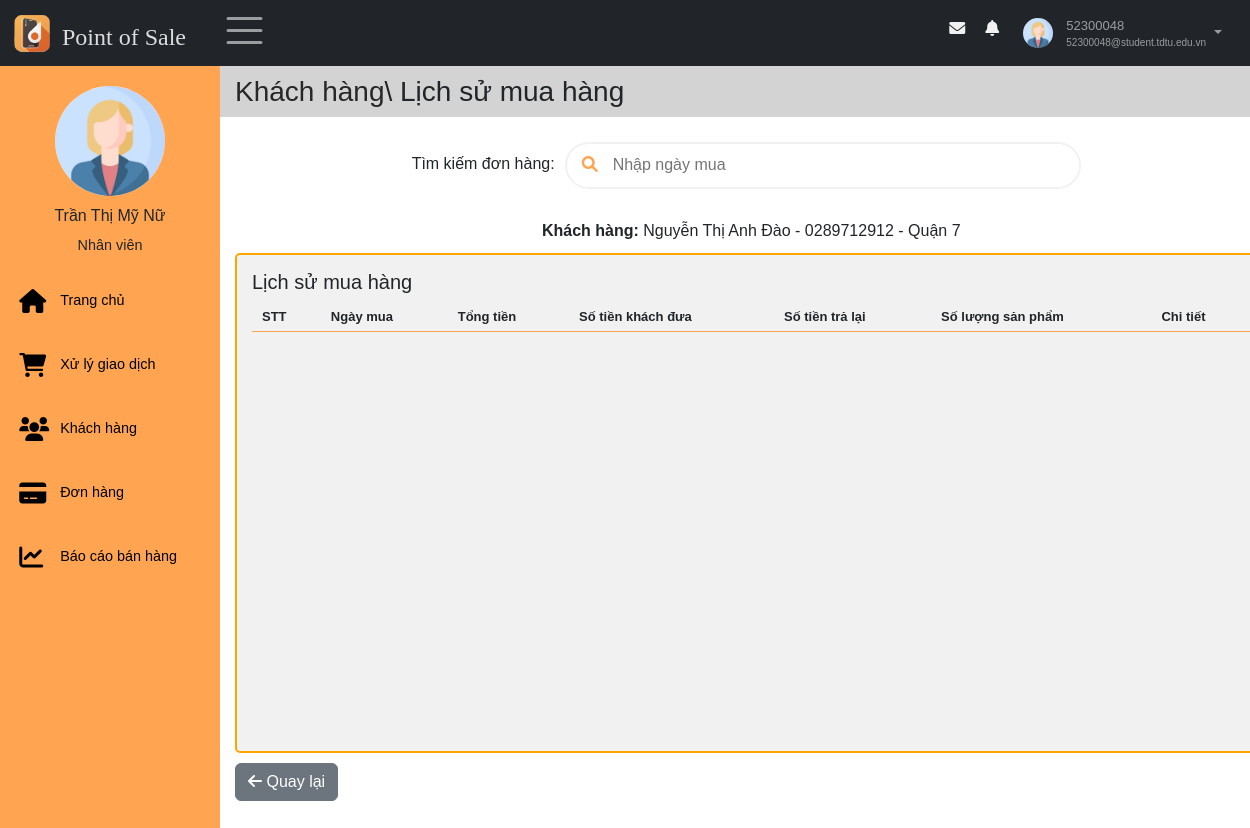
/source/TrangNhanVien/index.php?sidebar=khachhang&idlskh=2 (signed in), run on the app's committed database.
### tables this page shows
CREATE TABLE `nhanvien` (
  `id` int(11) NOT NULL,
  `hoten` varchar(50) NOT NULL,
  `email` varchar(100) NOT NULL,
  `gioitinh` enum('Nữ','Nam') DEFAULT NULL,
  `sdt` varchar(11) DEFAULT NULL,
  `ngaysinh` date DEFAULT NULL,
  `diachi` varchar(100) DEFAULT NULL,
  `img` varchar(50) DEFAULT NULL
);

CREATE TABLE `khachhang` (
  `id` int(11) NOT NULL,
  `hoten` varchar(50) NOT NULL,
  `diachi` text NOT NULL,
  `sdt` varchar(11) NOT NULL,
  `ngaytao` timestamp NOT NULL DEFAULT current_timestamp()
);

### source/TrangNhanVien/modules/quanlyhoso/getProfileNV.php (called while the page is built, shortened)
<?php
    $conn = connectDB();
    if(empty($_SESSION["id"])) {
        header("Location: ../index.php");
        exit();
    }else{
        $sql = "SELECT * FROM nhanvien WHERE id =" . $_SESSION["id"];
    }
    $result = $conn->query($sql);
    if ($result->num_rows > 0) {
        $row = $result->fetch_assoc();
        $profile_name =  $row["hoten"]??"";
        $profile_img = $row["img"]??"";
    }
?>

### source/TrangNhanVien/modules/khachhang/hienthikh.php (the view, shortened to what this page needs)
<?php
    $id = $_GET['idlskh'];
    $conn = connectDB();
    $sql = "SELECT * FROM khachhang WHERE id =" .$id;
    $result = $conn->query($sql);
    if ($result->num_rows > 0) {
        $row = $result->fetch_assoc();
        echo "<b>Khách hàng: </b>" . $row["hoten"]. " - ".$row["sdt"]. " - ".$row["diachi"];
    }
?>

### source/TrangNhanVien/pages/nav.php (shortened to what this page needs)
<nav class="navbar navbar-expand-sm bg-dark navbar-dark fixed-top" id="nav">
    <div class="container-fluid">
        <div class="leftnav justify-content-start">
            <a class="logo navbar-brand" href="index.php" data-bs-toggle="tooltip"  title="Về trang chủ">
                <img src="../images/logo.ico" alt="Logo" style="width:40px;" >
                <h4>Point of Sale</h4>
            </a>
            <div class="openclose"><span class="navbar-toggler-icon" style="font-size:30px;cursor:pointer" onclick="open_closeNav() " class = "las la-bars"></span>  </div>
        </div>
        <div class="rightnav justify-content-end">
            <ul  class=" navbar-nav" >
                <li class="nav-item">
                    <a  href="#">
                    <span class = "fa fa-fw fa-envelope"></span>
                    </a></li>
                <li class="nav-item">
                    <a  href="#">
                    <span class = "fa fa-bell"></span>
                    </a></li>
                <li class="nav-item dropdown">
                        <a id="nav-user" class="nav-link dropdown-toggle" href="#" role="button" data-bs-toggle="dropdown">
                            <?php
                            if (empty($profile_img) || $profile_img == "") {
                                $avtPath = "../images/user.jpg";
                            } else {
                                $avtPath = "modules/quanlyhoso/imagesNV/" . $profile_img;
                            }
                            ?>
                            <img id="nav-avatar" src = "<?=$avtPath?>" height = "30px"  width = "30px" alt = "Avatar">
                            <div class="infor">
                                <p id ="user"><?= $_SESSION["username"]?></p>
                                <p id="email"><?= $_SESSION["email"]?></p>
                            </div>
                        </a>
                </li>
            </ul>
        </div>
    </div>
</nav>

### source/TrangNhanVien/pages/main/sidebar.php (shortened to what this page needs)
<div class="sidebar"  id="mySidebar" >
    <div class="sidebar-user">
        <img src="<?=$avtPath?>" height = "70px"  width = "70px" alt = "">
            <div>
                <h3><?=$profile_name?></h3>
                <span><?=$_SESSION['role']?></span>
        </div>
    </div>
    <div class="sidebar-menu">
        <ul >
            <li class="item">
                <a class="link" href="index.php">
                    <span class = "fa fa-home"></span>
                    <p class="item-sidebar">Trang chủ</p>
                </a>
            </li>
            <li class="item">
                <a class="link" href="index.php?sidebar=giaodich">
                    <span class = "fa fa-shopping-cart"></span>
                    <p class="item-sidebar">Xử lý giao dịch </p>
                </a>
            </li>
            <li class="item">
                <a class="link" href="index.php?sidebar=khachhang" >
                    <span class = "fa fa-users"></span>
                    <p class="item-sidebar">Khách hàng</p>
                </a>
            </li>
            <li class="item">
                <a class="link" href="index.php?sidebar=donhang">
                    <span class = "fa fa-credit-card"></span>
                    <p class="item-sidebar">Đơn hàng  </p>
                </a>
            </li>
            <li class="item">
                <a class="link" href="index.php?sidebar=baocao">
                    <span class = "fa fa-line-chart"></span>
                    <p class="item-sidebar">Báo cáo bán hàng  </p>
                </a>
            </li>
        </ul>
    </div>
</div>

### source/TrangNhanVien/style.css (style rules this page uses)
* { font-family: 'Poppins', sans-serif; box-sizing: border-box; text-decoration: none; list-style-type: none; padding: 0; margin: 0; }
.sidebar-user { margin-top: 1rem; text-align: center; }
.sidebar-user img { width: 110px; height: 110px; border-radius: 50%; margin-bottom: 10px; }
.sidebar-user h3 { font-size: 1rem; }
.sidebar-user span { font-size: .9rem; margin-top: .9rem; margin-bottom: .9rem; }
#nav { position: fixed; }
.nav-item { margin: 5px 8px; }
.logo { display: flex; margin: 0; padding: 0; }
.logo h4 { color: #ffffffd6; margin: 10px 10px 0 10px; font-family:Cambria, Cochin, Georgia, Times, 'Times New Roman', serif; }
.leftnav { display: flex; }
.sidebar { display: flex; flex-direction: column; width: 220px; height: 100%; padding: 15px 0 0 0; background: #ffa551; position: fixed; z-index: 1; overflow-x: hidden; transition: 0.5s; }
.openclose { margin: 0 10px; }
.sidebar ul { margin-bottom: 2rem; padding: 0; }
.sidebar li { margin-left: .2rem; }
.sidebar-menu { flex-grow: 1; }
.link { font-size: .9rem; display: flex; align-items: center; margin-top: 1.5rem; transition: 0.3s; color: black; padding: 8px 16px; text-decoration: none; }
.item-sidebar { margin: 0; margin-right: 5px; }
.item .link span { width: 25px; }
.sidebar li a span, .sidebar a span { font-size: 1.5rem; display: inline-block; margin-right: 1rem; }
#nav-user { display: flex; padding: 0; }
.infor { margin-left: 10px; display: flex; flex-direction: column; justify-content: center; flex-grow: 1; font-size: x-small; }
.infor p { margin: 0; }
#user { font-size: small; }
#nav-avatar { width: 30px; height: 30px; border-radius: 50%; margin: 3px; }
#nav-user::after { margin: 15px 8px; }
.rightnav>ul>li>a>span { color: #f1f1f1; padding: 5px; }

### data on the page
nhanvien: img (placeholder picture), hoten "Trần Thị Mỹ Nữ"
khachhang: hoten "Nguyễn Thị Anh Đào", sdt "0289712912", diachi "Quận 7"

### other printed values
$_SESSION["username"] "52300048"
$_SESSION["email"] "52300048@student.tdtu.edu.vn"
$_SESSION['role'] "Nhân viên"
